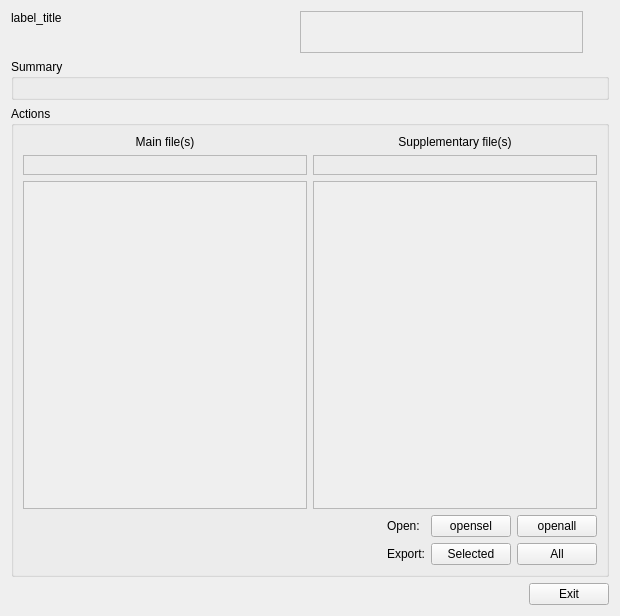
<?xml version="1.0" encoding="UTF-8"?>
<ui version="4.0">
 <class>Form</class>
 <widget class="QWidget" name="Form">
  <property name="geometry">
   <rect>
    <x>0</x>
    <y>0</y>
    <width>620</width>
    <height>616</height>
   </rect>
  </property>
  <property name="windowTitle">
   <string>Form</string>
  </property>
  <layout class="QVBoxLayout" name="verticalLayout" stretch="0,0,1,0">
   <item>
    <layout class="QGridLayout" name="gridLayout_title" columnstretch="0,0,0">
     <item row="0" column="0">
      <widget class="QLabel" name="label_title">
       <property name="sizePolicy">
        <sizepolicy hsizetype="Ignored" vsizetype="Preferred">
         <horstretch>0</horstretch>
         <verstretch>0</verstretch>
        </sizepolicy>
       </property>
       <property name="minimumSize">
        <size>
         <width>0</width>
         <height>40</height>
        </size>
       </property>
       <property name="maximumSize">
        <size>
         <width>16777215</width>
         <height>16777215</height>
        </size>
       </property>
       <property name="frameShape">
        <enum>QFrame::NoFrame</enum>
       </property>
       <property name="text">
        <string>label_title

</string>
       </property>
       <property name="textInteractionFlags">
        <set>Qt::LinksAccessibleByMouse|Qt::TextSelectableByMouse</set>
       </property>
      </widget>
     </item>
     <item row="0" column="1">
      <widget class="QScrollArea" name="scrollArea_idlist">
       <property name="sizePolicy">
        <sizepolicy hsizetype="Ignored" vsizetype="Ignored">
         <horstretch>0</horstretch>
         <verstretch>0</verstretch>
        </sizepolicy>
       </property>
       <property name="widgetResizable">
        <bool>true</bool>
       </property>
       <widget class="QWidget" name="scrollLayout_idlist">
        <property name="geometry">
         <rect>
          <x>0</x>
          <y>0</y>
          <width>295</width>
          <height>40</height>
         </rect>
        </property>
        <property name="sizePolicy">
         <sizepolicy hsizetype="Preferred" vsizetype="Preferred">
          <horstretch>0</horstretch>
          <verstretch>0</verstretch>
         </sizepolicy>
        </property>
        <layout class="QVBoxLayout" name="verticalLayout_2">
         <property name="spacing">
          <number>0</number>
         </property>
         <property name="leftMargin">
          <number>9</number>
         </property>
         <property name="topMargin">
          <number>0</number>
         </property>
         <property name="rightMargin">
          <number>9</number>
         </property>
         <property name="bottomMargin">
          <number>0</number>
         </property>
        </layout>
       </widget>
      </widget>
     </item>
     <item row="0" column="2">
      <widget class="QLabel" name="label_pubmed_connection_status">
       <property name="minimumSize">
        <size>
         <width>20</width>
         <height>20</height>
        </size>
       </property>
       <property name="maximumSize">
        <size>
         <width>20</width>
         <height>20</height>
        </size>
       </property>
       <property name="text">
        <string/>
       </property>
       <property name="alignment">
        <set>Qt::AlignCenter</set>
       </property>
      </widget>
     </item>
    </layout>
   </item>
   <item>
    <widget class="QGroupBox" name="groupBox">
     <property name="title">
      <string>Summary</string>
     </property>
     <layout class="QVBoxLayout" name="verticalLayout_3">
      <item>
       <layout class="QGridLayout" name="gridLayout_summary" rowstretch="0"/>
      </item>
     </layout>
    </widget>
   </item>
   <item>
    <widget class="QGroupBox" name="groupBox_2">
     <property name="title">
      <string>Actions</string>
     </property>
     <layout class="QVBoxLayout" name="verticalLayout_4">
      <item>
       <layout class="QGridLayout" name="gridLayout_3" columnstretch="1,1">
        <item row="0" column="0">
         <widget class="QLabel" name="label_8">
          <property name="text">
           <string>Main file(s)</string>
          </property>
          <property name="alignment">
           <set>Qt::AlignCenter</set>
          </property>
          <property name="wordWrap">
           <bool>false</bool>
          </property>
         </widget>
        </item>
        <item row="2" column="1">
         <widget class="QScrollArea" name="scrollArea_2">
          <property name="horizontalScrollBarPolicy">
           <enum>Qt::ScrollBarAlwaysOff</enum>
          </property>
          <property name="widgetResizable">
           <bool>true</bool>
          </property>
          <widget class="QWidget" name="scrollLayout_suppl">
           <property name="geometry">
            <rect>
             <x>0</x>
             <y>0</y>
             <width>285</width>
             <height>337</height>
            </rect>
           </property>
           <layout class="QVBoxLayout" name="layout_suppl"/>
          </widget>
         </widget>
        </item>
        <item row="0" column="1">
         <widget class="QLabel" name="label_9">
          <property name="text">
           <string>Supplementary file(s)</string>
          </property>
          <property name="alignment">
           <set>Qt::AlignCenter</set>
          </property>
         </widget>
        </item>
        <item row="1" column="0">
         <widget class="QFrame" name="frameupper_main">
          <property name="frameShape">
           <enum>QFrame::StyledPanel</enum>
          </property>
          <property name="frameShadow">
           <enum>QFrame::Raised</enum>
          </property>
          <layout class="QVBoxLayout" name="verticalLayout_5">
           <property name="spacing">
            <number>6</number>
           </property>
           <property name="leftMargin">
            <number>9</number>
           </property>
           <property name="topMargin">
            <number>9</number>
           </property>
           <property name="rightMargin">
            <number>9</number>
           </property>
           <property name="bottomMargin">
            <number>9</number>
           </property>
          </layout>
         </widget>
        </item>
        <item row="1" column="1">
         <widget class="QFrame" name="frameupper_suppl">
          <property name="frameShape">
           <enum>QFrame::StyledPanel</enum>
          </property>
          <property name="frameShadow">
           <enum>QFrame::Raised</enum>
          </property>
          <layout class="QVBoxLayout" name="verticalLayout_6">
           <property name="spacing">
            <number>6</number>
           </property>
           <property name="leftMargin">
            <number>9</number>
           </property>
           <property name="topMargin">
            <number>9</number>
           </property>
           <property name="rightMargin">
            <number>9</number>
           </property>
           <property name="bottomMargin">
            <number>9</number>
           </property>
          </layout>
         </widget>
        </item>
        <item row="2" column="0">
         <widget class="QScrollArea" name="scrollArea">
          <property name="horizontalScrollBarPolicy">
           <enum>Qt::ScrollBarAlwaysOff</enum>
          </property>
          <property name="widgetResizable">
           <bool>true</bool>
          </property>
          <widget class="QWidget" name="scrollLayout_main">
           <property name="geometry">
            <rect>
             <x>0</x>
             <y>0</y>
             <width>285</width>
             <height>337</height>
            </rect>
           </property>
           <layout class="QVBoxLayout" name="layout_main"/>
          </widget>
         </widget>
        </item>
       </layout>
      </item>
      <item>
       <layout class="QGridLayout" name="gridLayout_2">
        <item row="0" column="1">
         <widget class="QLabel" name="label">
          <property name="text">
           <string>Open:</string>
          </property>
         </widget>
        </item>
        <item row="0" column="3">
         <widget class="QPushButton" name="button_openall">
          <property name="text">
           <string>openall</string>
          </property>
         </widget>
        </item>
        <item row="1" column="3">
         <widget class="QPushButton" name="button_exportall">
          <property name="text">
           <string>All</string>
          </property>
         </widget>
        </item>
        <item row="1" column="2">
         <widget class="QPushButton" name="button_exportsel">
          <property name="text">
           <string>Selected</string>
          </property>
         </widget>
        </item>
        <item row="1" column="1">
         <widget class="QLabel" name="label_2">
          <property name="text">
           <string>Export:</string>
          </property>
         </widget>
        </item>
        <item row="0" column="2">
         <widget class="QPushButton" name="button_opensel">
          <property name="text">
           <string>opensel</string>
          </property>
         </widget>
        </item>
        <item row="0" column="0">
         <spacer name="horizontalSpacer_2">
          <property name="orientation">
           <enum>Qt::Horizontal</enum>
          </property>
          <property name="sizeHint" stdset="0">
           <size>
            <width>40</width>
            <height>20</height>
           </size>
          </property>
         </spacer>
        </item>
       </layout>
      </item>
     </layout>
    </widget>
   </item>
   <item>
    <layout class="QGridLayout" name="gridLayout">
     <item row="0" column="1">
      <widget class="QPushButton" name="button_exit">
       <property name="text">
        <string>Exit</string>
       </property>
      </widget>
     </item>
     <item row="0" column="0">
      <spacer name="horizontalSpacer">
       <property name="orientation">
        <enum>Qt::Horizontal</enum>
       </property>
       <property name="sizeHint" stdset="0">
        <size>
         <width>40</width>
         <height>20</height>
        </size>
       </property>
      </spacer>
     </item>
    </layout>
   </item>
  </layout>
 </widget>
 <resources/>
 <connections/>
</ui>
